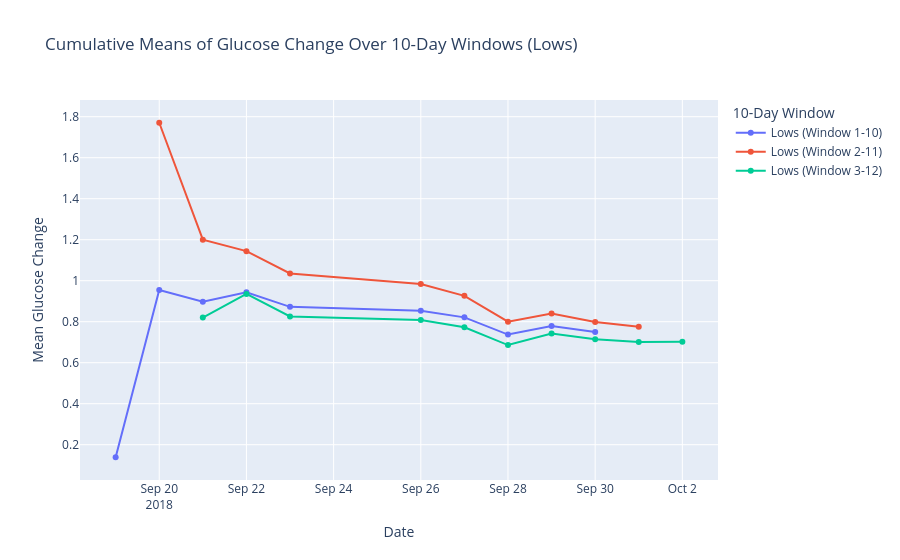

The code cell stored with this chart in its notebook:
### Code cell
def plot_means_by_inner_window(filtered_data, label):
    filtered_data['Date'] = pd.to_datetime(filtered_data['Timestamp']).dt.date
    unique_days = sorted(filtered_data['Date'].unique())
    
    fig = go.Figure()

    for start_day in range(len(unique_days) - 9):
        dates = []
        means = []
        current_window = unique_days[start_day:start_day + 10]
        cumulative_filtered_data = filtered_data[filtered_data['Date'] >= unique_days[start_day]]
        
        for current_date in current_window:
            cumulative_data = cumulative_filtered_data[cumulative_filtered_data['Date'] <= current_date]['GlucoseChange']
            means.append(cumulative_data.mean() if len(cumulative_data) > 0 else 0)
            dates.append(current_date)
        
        fig.add_trace(go.Scatter(
            x=dates,
            y=means,
            mode='lines+markers',
            name=f"{label} (Window {start_day+1}-{start_day+10})"
        ))

    fig.update_layout(
        title=f'Cumulative Means of Glucose Change Over 10-Day Windows ({label})',
        xaxis_title='Date',
        yaxis_title='Mean Glucose Change',
        legend_title='10-Day Window',
        hovermode='x unified'
    )

    fig.show()

plot_means_by_inner_window(actgluco_low, label='Lows')

### Figure 1 — Plotly figure (JSON) as saved in the notebook; plotly's stock layout.template omitted (floating-point values rounded to 4 significant figures)
{"data": [{"mode": "lines+markers", "name": "Lows (Window 1-10)", "type": "scatter", "x": ["2018-09-19", "2018-09-20", "2018-09-21", "2018-09-22", "2018-09-23", "2018-09-26", "2018-09-27", "2018-09-28", "2018-09-29", "2018-09-30"], "y": [0.1387, 0.9546, 0.897, 0.943, 0.8724, 0.8535, 0.8211, 0.7371, 0.7792, 0.7501]}, {"mode": "lines+markers", "name": "Lows (Window 2-11)", "type": "scatter", "x": ["2018-09-20", "2018-09-21", "2018-09-22", "2018-09-23", "2018-09-26", "2018-09-27", "2018-09-28", "2018-09-29", "2018-09-30", "2018-10-01"], "y": [1.77, 1.2, 1.144, 1.035, 0.9834, 0.9261, 0.8001, 0.8402, 0.799, 0.7749]}, {"mode": "lines+markers", "name": "Lows (Window 3-12)", "type": "scatter", "x": ["2018-09-21", "2018-09-22", "2018-09-23", "2018-09-26", "2018-09-27", "2018-09-28", "2018-09-29", "2018-09-30", "2018-10-01", "2018-10-02"], "y": [0.8202, 0.9353, 0.8255, 0.8086, 0.7725, 0.686, 0.7423, 0.7145, 0.7012, 0.7026]}], "layout": {"hovermode": "x unified", "legend": {"title": {"text": "10-Day Window"}}, "title": {"text": "Cumulative Means of Glucose Change Over 10-Day Windows (Lows)"}, "xaxis": {"title": {"text": "Date"}}, "yaxis": {"title": {"text": "Mean Glucose Change"}}}}
